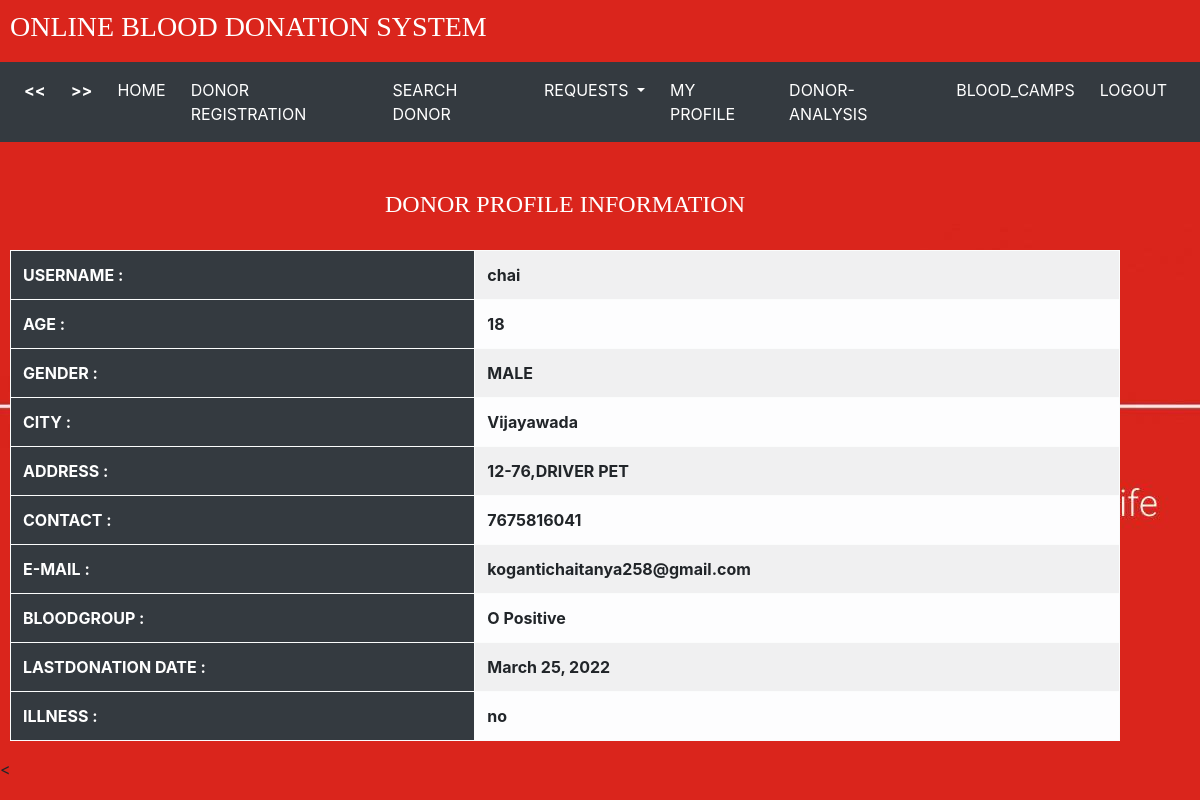
The page /donorprofile/chai/ (signed in) on the database its author committed.
### myapp/models.py (models this page shows)
class donorregister(models.Model):
	username=models.CharField(max_length=40,primary_key=True)
	age=models.PositiveIntegerField()
	gender=models.CharField(max_length=40)
	city=models.CharField(max_length=40)
	address=models.CharField(max_length=60)
	contact=models.CharField(max_length=10)
	email=models.CharField(max_length=40)
	servicetype=models.CharField(max_length=10,default=None,null=True,blank=True)
	donortype=models.CharField(max_length=3)
	bloodgroup=models.CharField(max_length=3)
	date=models.DateField(max_length=40)
	ill=models.CharField(max_length=60)
	lastdonation_eligibility=models.CharField(max_length=15,default=None,null=True,blank=True)

### myapp/views.py (the view)
# urls.py: path('donorprofile/<str:donorname>/',views.Donorprofile,name='donorprofile'),
@login_required(login_url='login')
def Donorprofile(request,donorname):
	try:
		if donorregister.objects.get(username=donorname) is not None:
			donordata=donorregister.objects.get(username=donorname)
			return render(request,'myapp/donorprofile.html',{'donordata':donordata})
	except:
		pass
	return render(request,'myapp/donorprofile.html')

### myapp/templates/myapp/donorprofile.html (shortened to what this page needs)
{% include 'myapp/base.html' %}
{% block content %}
{%load static%}
<head>
   </head>
<div class="container">
    <h4 class="text-center">DONOR PROFILE INFORMATION</h4><br>
    <table class="table  table-light table-bordered table-striped">
        <tbody>
          {% if donordata %}
          <tr>
            <th class="bg-dark text-white">USERNAME :</th>
            <td><strong>{{donordata.username}}</strong></td>
          </tr>
          <tr>
            <th class="bg-dark text-white">AGE :</th>
            <td><strong>{{donordata.age}}</strong></td>
          </tr>
          <tr>
            <th class="bg-dark text-white">GENDER :</th>
            <td><strong>{{donordata.gender}}</strong></td>
          </tr>
          <tr>
            <th class="bg-dark text-white">CITY :</th>
            <td><strong>{{donordata.city}}</strong></td>
          </tr>
          <tr>
            <th class="bg-dark text-white">ADDRESS :</th>
            <td><strong>{{donordata.address}}</strong></td>
          </tr>
          <tr>
            <th class="bg-dark text-white">CONTACT :</th>
            <td><strong>{{donordata.contact}}</strong></td>
          </tr>
          <tr>
            <th class="bg-dark text-white">E-MAIL :</th>
            <td><strong>{{donordata.email}}</strong></td>
          </tr>
          <tr>
            <th class="bg-dark text-white">BLOODGROUP :</th>
            <td><strong>{{donordata.bloodgroup}}</strong></td>
          </tr>
          <tr>
            <th class="bg-dark text-white">LASTDONATION DATE :</th>
            <td><strong>{{donordata.date}}</strong></td>
          </tr>
          <tr>
            <th class="bg-dark text-white">ILLNESS :</th>
            <td><strong>{{donordata.ill}}</strong></td>
          </tr>
            {% endif %}
        </tbody>
    </table>
</div>
{% endblock content %}
<

### myapp/templates/myapp/donorprofile.html (style rules this page uses)
.text-center { color:white; font-family:Garamond; }
.container { margin-left: -5px; }

### rows shown on the page
donorregister: username "chai", age "18", gender "MALE", city "Vijayawada", address "12-76,DRIVER PET", contact "7675816041", email "kogantichaitanya258@gmail.com", bloodgroup "O Positive", date "March 25, 2022", ill "no"
